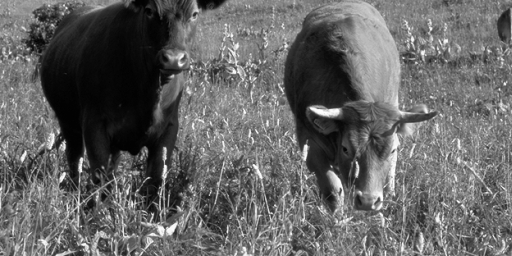
#> input picture MI1-WS20:21/Exercise00/natIMG.jpg, 512 x 256 px
$ jupyter execute --allow-errors Exercise00.ipynb   (older library calls are emulated)
#> lines starting #> are read from the running program, lines starting #| are printed output that depends on the picture
## Programming and Visualization

Exercise H.01/a

[cell 1]
import matplotlib.pyplot as plt
import math
import numpy as np

[cell 2]
mu = 0
sigma = math.sqrt(1)

gaussian = lambda x : (1/(sigma*math.sqrt(2*math.pi))) * np.exp(-(x - mu)**2/2*sigma)

[cell 3]
x = np.linspace(-8, 8, 100, endpoint = True)
y = gaussian(x)
plt.plot(x, y)
plt.title("The standard normal distribution")
plt.xlabel("x")
plt.ylabel("pdf(x)")
plt.show()
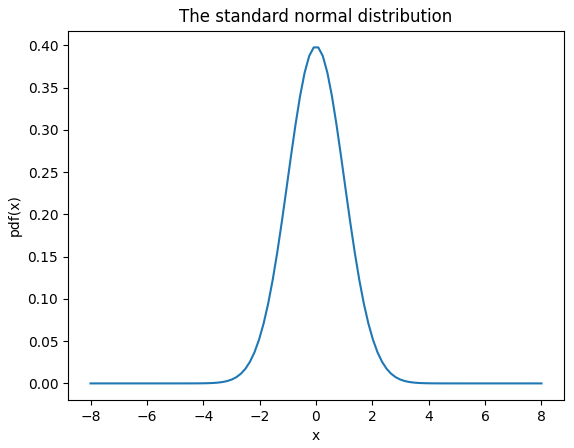
#> figure drawn by matplotlib, 1 panel; curve peaks at x = -0.0808, y = 0.398

Exercise H.01/b

[cell 4]
x = y =np.linspace(-8, 8, 100, endpoint = True)
xx,yy = np.meshgrid(x, y)

z = 1./(sigma*np.sqrt(2*math.pi)) * np.exp(-(xx**2+yy**2)/2*sigma)
plt.figure(figsize=(5,4))
h = plt.contourf(xx,yy,z)
ax_cbar = plt.colorbar()
plt.xlabel('$x_1$')
plt.ylabel('$x_2$', rotation='horizontal')
ax_cbar.set_label('$pdf(x_1,x_2)$')
plt.title('The bivariate standard normal distribution')
plt.show()
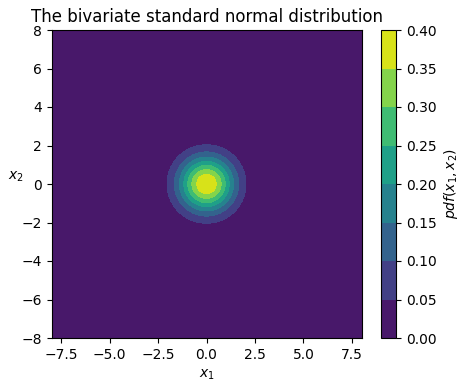
#> figure drawn by matplotlib, 2 panels

Exercise H0.2: Comparing apples and oranges

#> (a cell that did not finish here is left out)

#> (a cell that did not finish here is left out)

[cell 7]
plt.figure()
#> (the rest of this cell did not finish here and is left out)

[cell 8]
import pandas as pd
#> (the rest of this cell did not finish here and is left out)

[cell 9]
import seaborn as sns

#> (a cell that did not finish here is left out)

#> (a cell that did not finish here is left out)

[cell 12]
w = np.array([1.05, 2.183, 2.171])

[cell 13]
def multWithDot(w, X):

    p = [np.dot(w, sample) for sample in X.T]
    return np.array(p)

def multarray(w, xx):

    X_tras = X.T
    p = []
    for samp in X_tras:
        sp = 0
        for elw, elx in zip(w, samp):

            sp += elw*elx
        p.append(sp)

    return p

def multMatrix(w, xx):

    """return return w2 @ X"""

    return np.matmul(w, xx)

#> (a cell that did not finish here is left out)

#> (a cell that did not finish here is left out)

[cell 16]
plt.figure
#> (the rest of this cell did not finish here and is left out)

#> (a cell that did not finish here is left out)

#> (a cell that did not finish here is left out)

H.04

[cell 19]
image = plt.imread('natIMG.jpg')
#> image is the input picture: shape (256, 512); min 0, max 255, mean 100.6

[cell 20]
plt.figure()
plt.imshow(image, cmap='gray')
plt.colorbar()
plt.title("Original Image")
plt.show()
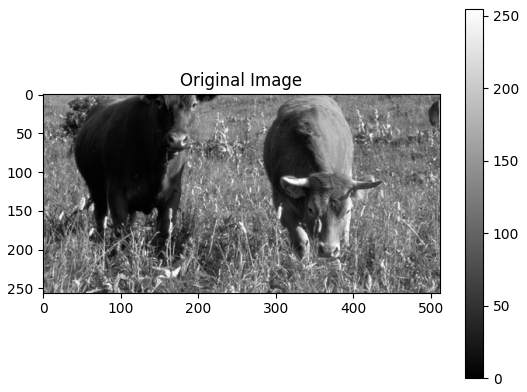
#> figure drawn by matplotlib, 2 panels

[cell 21]
kernel = np.zeros((3, 3))
v = np.array([1, 2, 1])

kernel[:, 0] = -v.T
kernel[:, -1] = v.T
kernel

[cell 22]
from scipy import signal

edge_v = signal.convolve2d(image/255, kernel)
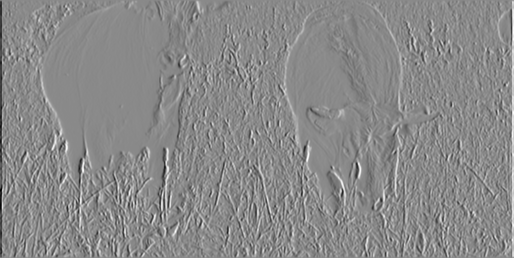
#> edge_v: shape (258, 514) float64; min -3.66, max 3.11, mean 1.41e-18; drawn with min black and max white
edge_h = signal.convolve2d(image/255, kernel.T)
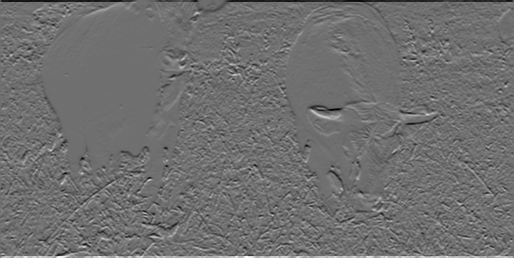
#> edge_h: shape (258, 514) float64; min -2.94, max 3.76, mean 0; drawn with min black and max white

[cell 23]
plt.figure()
plt.imshow(edge_v, cmap='gray')
plt.colorbar()
plt.title("Convolution vertical")
plt.show()
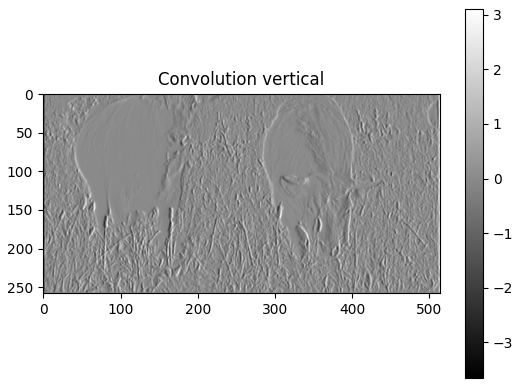
#> figure drawn by matplotlib, 2 panels

[cell 24]
plt.figure()
plt.imshow(edge_h, cmap='gray')
plt.colorbar()
plt.title("Convolution horizontal")
plt.show()
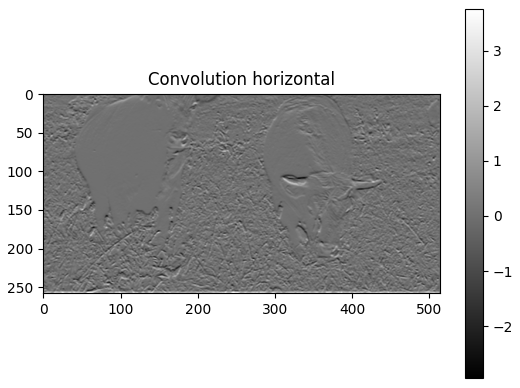
#> figure drawn by matplotlib, 2 panels
